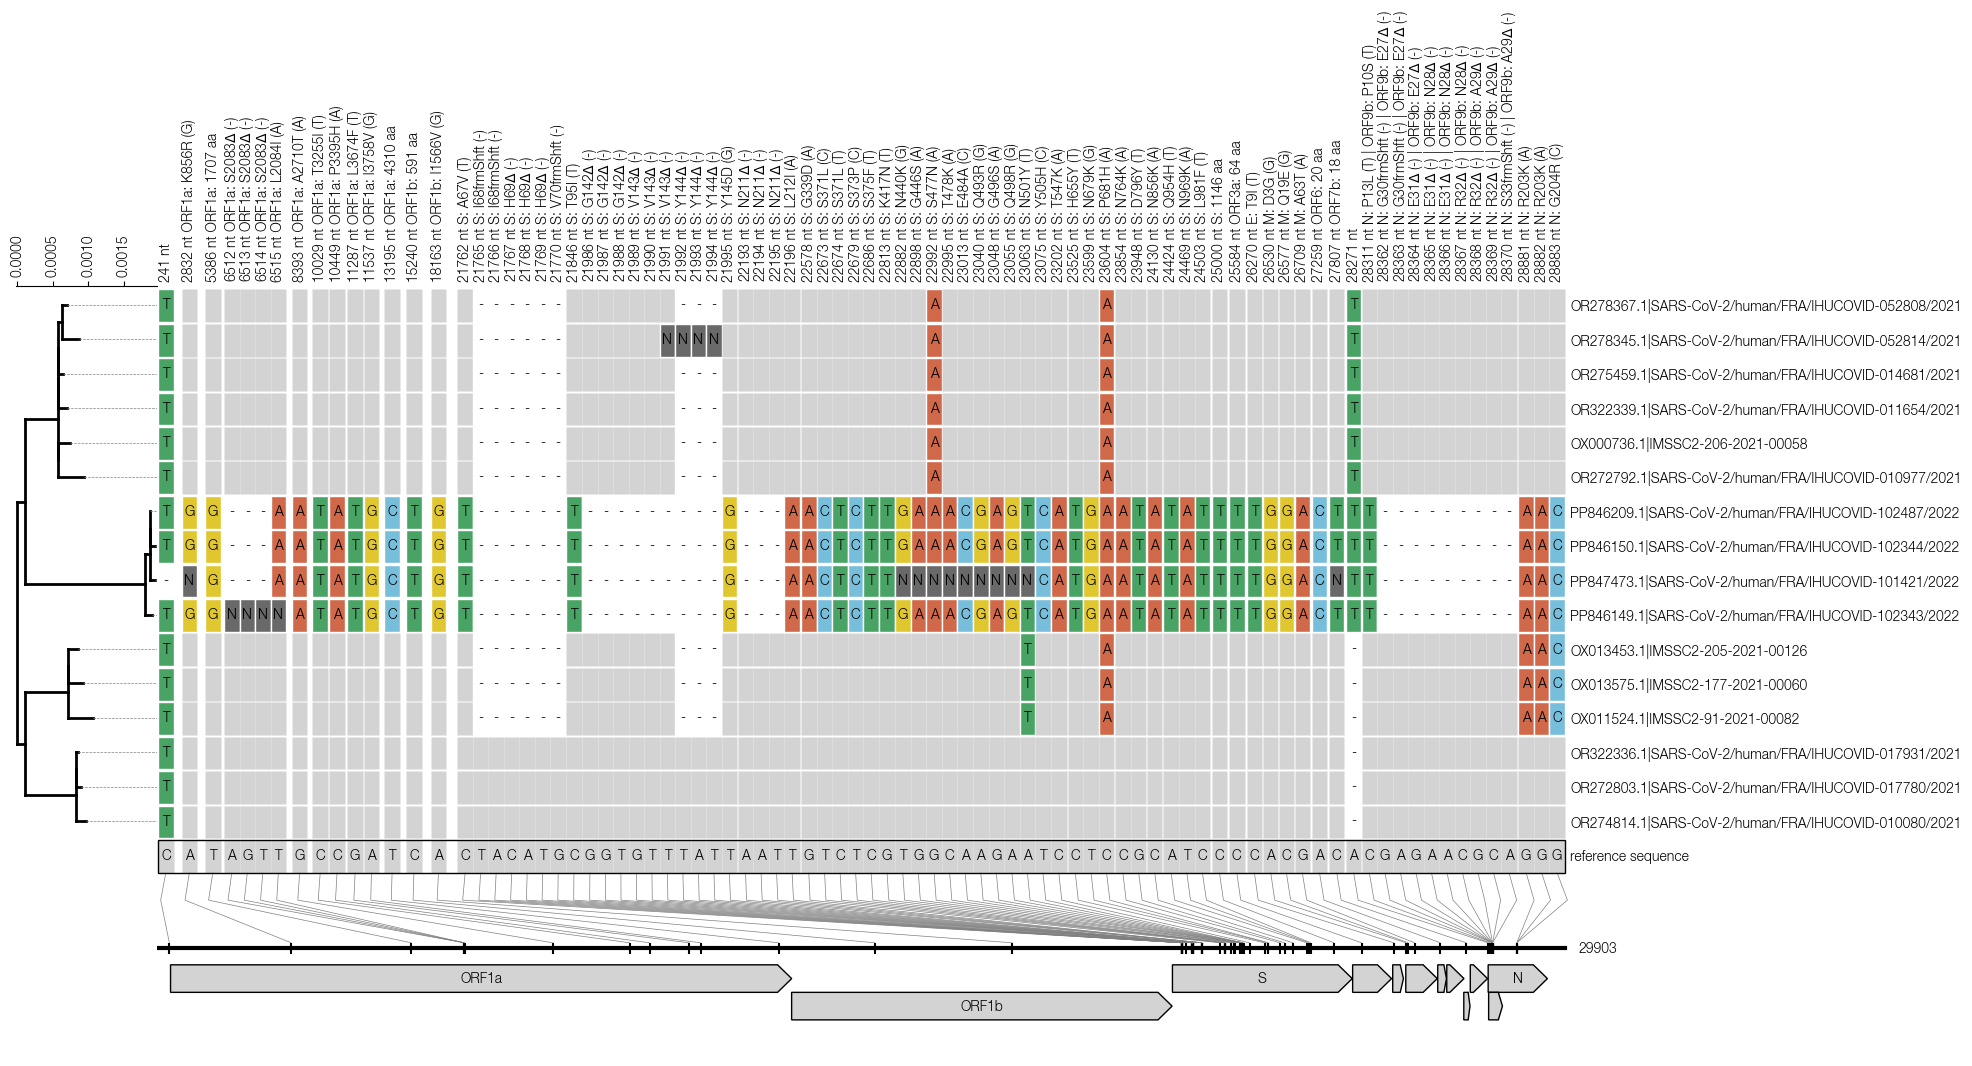

Reproduce this figure in Python.
import baltic as bt
from baltic.curonia import get_variable_aln_sites, plot_snp_alignment

import matplotlib as mpl
from matplotlib import pyplot as plt
from matplotlib.gridspec import GridSpec

mpl.use("Agg")

def custom_selection_fxn(columnDict, validNucleotideFxn, refNt):
    """
    Takes a dict of {seq name: nt} of individual alignment columns, a function to identify valid nucleotides (by default A, C, T, U, G, -) and reference nucleotide at site returns Boolean of whether to keep alignment column.
    """
    from collections import Counter
    # focalSeqs = ['OR278367.1|SARS-CoV-2/human/FRA/IHUCOVID-052808/2021', 
    #              'OX000736.1|IMSSC2-206-2021-00058', 
    #              'OR272792.1|SARS-CoV-2/human/FRA/IHUCOVID-010977/2021', 
    #              'OR278345.1|SARS-CoV-2/human/FRA/IHUCOVID-052814/2021', 
    #              'OR275459.1|SARS-CoV-2/human/FRA/IHUCOVID-014681/2021', 
    #              'OR322339.1|SARS-CoV-2/human/FRA/IHUCOVID-011654/2021']

    focalSeqs = ['PP846209.1|SARS-CoV-2/human/FRA/IHUCOVID-102487/2022', 
                 'PP846150.1|SARS-CoV-2/human/FRA/IHUCOVID-102344/2022', 
                 'PP847473.1|SARS-CoV-2/human/FRA/IHUCOVID-101421/2022', 
                 'PP846149.1|SARS-CoV-2/human/FRA/IHUCOVID-102343/2022']
    keep = False
    clean_column = [columnDict[seq] for seq in columnDict if validNucleotideFxn(columnDict[seq])] ## filter to valid nucleotides
    focal_column = [columnDict[seq] for seq in focalSeqs if validNucleotideFxn(columnDict[seq])] ## get variable sites within focal set
    count_focal_nts = Counter(focal_column)
    
    siteVariable = len(set(clean_column)) >= 2 ## column contains more than one unique value
    allFocalDifferent = focal_column.count(refNt) == 0 ## all focal sequences different at site
    focalVariable = Counter(focal_column).most_common()[1][1] >= 2 if len(set(focal_column)) >= 2 else False ## 2nd most common variable site in focal sequences found in at least 2 sequences
    
    if siteVariable and (allFocalDifferent or focalVariable): ## site variable AND (all focal sequences differ from reference or at least 2 focal sequences have a different nt at site)
        keep = True

    return keep

##############
fig = plt.figure(figsize=(20,10),facecolor='w')
gs = GridSpec(1, 2, width_ratios = [1, 10], hspace = 0.01, wspace = 0.0)
ax = plt.subplot(gs[1])
ax2 = plt.subplot(gs[0])

treePath = 'SARS-CoV-2.aln.newick'

ll = bt.io.load_newick(treePath, 'divergence')
ll.sort_branches(descending=False)

## choice of reference - sequence in alignment, consensus of alignment or external file
# refSeq = 'OR322336.1|SARS-CoV-2/human/FRA/IHUCOVID-017931/2021'
# refSeq = 'consensus'
refSeq = 'NC_045512.gb'

alnPath = 'SARS-CoV-2.aln.fasta'

## get indices of variable sites
SNPs = get_variable_aln_sites(alnPath, trimStart=150, trimEnd=150, refSeq=refSeq, refSeqFmt='gb', selectionFxn=custom_selection_fxn)

gffFile = 'annotations.gff'

## plot SNP alignment
plot_snp_alignment(alnAx=ax, treeAx=ax2, SNPs=SNPs, alnFile=alnPath, tree=ll, refSeq=refSeq, coding=True, gffFile=gffFile, refSeqFmt='gb', plotORFs=True, offsetORFs=0.2)

ax2.xaxis.set_major_locator(mpl.ticker.MultipleLocator(0.0005))
plt.savefig('snp-alignment.png', bbox_inches='tight')